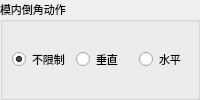
           <widget class="QGroupBox" name="groupBoxRotateInMold">
            <property name="sizePolicy">
             <sizepolicy hsizetype="Expanding" vsizetype="Preferred">
              <horstretch>0</horstretch>
              <verstretch>0</verstretch>
             </sizepolicy>
            </property>
            <property name="maximumSize">
             <size>
              <width>16777215</width>
              <height>16777215</height>
             </size>
            </property>
            <property name="font">
             <font>
              <family>微软雅黑</family>
              <pointsize>8</pointsize>
              <weight>50</weight>
              <italic>false</italic>
              <bold>false</bold>
             </font>
            </property>
            <property name="title">
             <string>模内倒角动作</string>
            </property>
            <layout class="QHBoxLayout" name="horizontalLayoutRotateInMold">
             <property name="leftMargin">
              <number>9</number>
             </property>
             <property name="topMargin">
              <number>2</number>
             </property>
             <property name="rightMargin">
              <number>2</number>
             </property>
             <property name="bottomMargin">
              <number>2</number>
             </property>
             <item>
              <widget class="xRadioButton" name="radioRotNoLimit">
               <property name="sizePolicy">
                <sizepolicy hsizetype="Minimum" vsizetype="Fixed">
                 <horstretch>0</horstretch>
                 <verstretch>0</verstretch>
                </sizepolicy>
               </property>
               <property name="minimumSize">
                <size>
                 <width>0</width>
                 <height>25</height>
                </size>
               </property>
               <property name="maximumSize">
                <size>
                 <width>16777215</width>
                 <height>25</height>
                </size>
               </property>
               <property name="font">
                <font>
                 <family>微软雅黑</family>
                 <pointsize>8</pointsize>
                 <weight>50</weight>
                 <italic>false</italic>
                 <bold>false</bold>
                </font>
               </property>
               <property name="focusPolicy">
                <enum>Qt::NoFocus</enum>
               </property>
               <property name="text">
                <string>不限制</string>
               </property>
               <property name="checked">
                <bool>true</bool>
               </property>
              </widget>
             </item>
             <item>
              <widget class="xRadioButton" name="radioRotVer">
               <property name="sizePolicy">
                <sizepolicy hsizetype="Minimum" vsizetype="Fixed">
                 <horstretch>0</horstretch>
                 <verstretch>0</verstretch>
                </sizepolicy>
               </property>
               <property name="minimumSize">
                <size>
                 <width>0</width>
                 <height>25</height>
                </size>
               </property>
               <property name="maximumSize">
                <size>
                 <width>16777215</width>
                 <height>25</height>
                </size>
               </property>
               <property name="font">
                <font>
                 <family>微软雅黑</family>
                 <pointsize>8</pointsize>
                 <weight>50</weight>
                 <italic>false</italic>
                 <bold>false</bold>
                </font>
               </property>
               <property name="focusPolicy">
                <enum>Qt::NoFocus</enum>
               </property>
               <property name="text">
                <string>垂直</string>
               </property>
               <property name="checked">
                <bool>false</bool>
               </property>
              </widget>
             </item>
             <item>
              <widget class="xRadioButton" name="radioRotHor">
               <property name="sizePolicy">
                <sizepolicy hsizetype="Minimum" vsizetype="Fixed">
                 <horstretch>0</horstretch>
                 <verstretch>0</verstretch>
                </sizepolicy>
               </property>
               <property name="minimumSize">
                <size>
                 <width>0</width>
                 <height>25</height>
                </size>
               </property>
               <property name="maximumSize">
                <size>
                 <width>16777215</width>
                 <height>25</height>
                </size>
               </property>
               <property name="font">
                <font>
                 <family>微软雅黑</family>
                 <pointsize>8</pointsize>
                 <weight>50</weight>
                 <italic>false</italic>
                 <bold>false</bold>
                </font>
               </property>
               <property name="focusPolicy">
                <enum>Qt::NoFocus</enum>
               </property>
               <property name="text">
                <string>水平</string>
               </property>
              </widget>
             </item>
            </layout>
           </widget>
